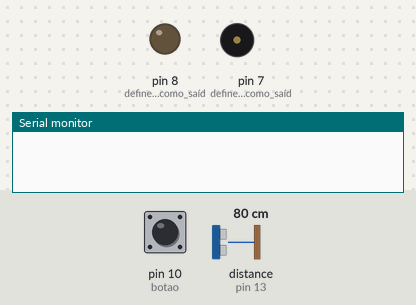
The sketch below on a simulated Arduino Uno, built with avr-gcc and run on an emulated ATmega328P. Shown: output pins drawn as LEDs (lit = HIGH), buzzer (waves = sounding), the last lines printed to the serial monitor. Inputs (shaded band) come from the test bench; at power-on: pin 10 (botao) LOW, distance to the obstacle (sensor on pin 13) 80 cm. The echo pulse lasts 58.3 µs per cm.

Above: at 1.2 s.
1.3 s: pin 10 (botao) pulled HIGH for 0.15 s
At 2.0 s:
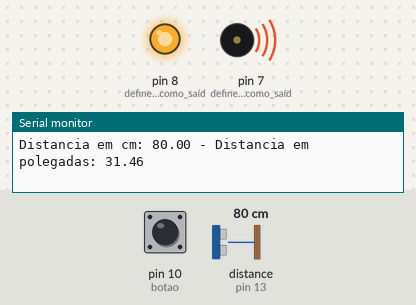
Timing chart, 0 to 8.8 s (numbered marks = the images above; inputs shaded):
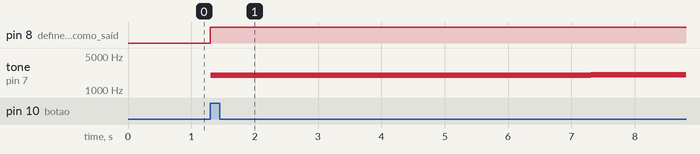

Measured:
- after the input at 1.3 s, pin 8 (define_o_pino_8_como_saíd): LOW → HIGH at once; tone on pin 7 (define_o_pino_7_como_saíd): silent → 2000 Hz at once, → 2017 Hz 2.0 s later, → 2034 Hz 2.0 s later, → 2052 Hz 2.0 s later

The sketch:

porta_alarme_1_.ino
```cpp
#include <Ultrasonic.h>

const int botao = 10; // Pino 10 envia o pulso para o botao

#define echoPin 13 //Pino 13 recebe o pulso do echo

#define trigPin 12 //Pino 12 envia o pulso para gerar o echo


Ultrasonic ultrasonic(trigPin, echoPin);

//iniciando a função e passando os pinos


float seno;
int frequencia;
int estadobotao = 0;

void setup()

{

Serial.begin(9600); //inicia a porta serial

pinMode(echoPin, INPUT); // define o pino 13 como entrada (recebe)

pinMode(trigPin, OUTPUT); // define o pino 12 como saida (envia)

 pinMode(7,OUTPUT);//define o pino 7 como saída do Buzzer (envia)

   pinMode(8,OUTPUT);//define o pino 8 como saída do led (envia)

      pinMode(botao,INPUT); // defini o pino 10 para entrada do botao (recebe)
}

void loop()
{

 estadobotao = digitalRead(botao);
 int distancia = 0;

 if( estadobotao == HIGH)
  {
  digitalWrite(8,HIGH); // liga led se o botao estiver acionado
   //Le as informacoes do sensor, em cm e pol
  float cmMsec, inMsec;
  long microsec = ultrasonic.timing();
  cmMsec = ultrasonic.convert(microsec, Ultrasonic::CM);
  inMsec = ultrasonic.convert(microsec, Ultrasonic::IN);
  //Exibe informacoes no serial monitor
  Serial.print("Distancia em cm: ");
  Serial.print(cmMsec);
  Serial.print(" - Distancia em polegadas: ");
  Serial.println(inMsec);

  if(distancia<20){
  for(int x=0;x<180;x++){
  //converte graus para radiando e depois obtém o valor do seno
  seno=(sin(x*3.1416/180));
  //gera uma frequência a partir do valor do seno
  frequencia = 2000+(int(seno*1000));
  tone(7,frequencia);
  delay(2000);
  digitalWrite(13, HIGH);

 }
}
  noTone(7);
  }
  else{
    digitalWrite(8,LOW);
    }
  digitalWrite(13,LOW);
  }
```
